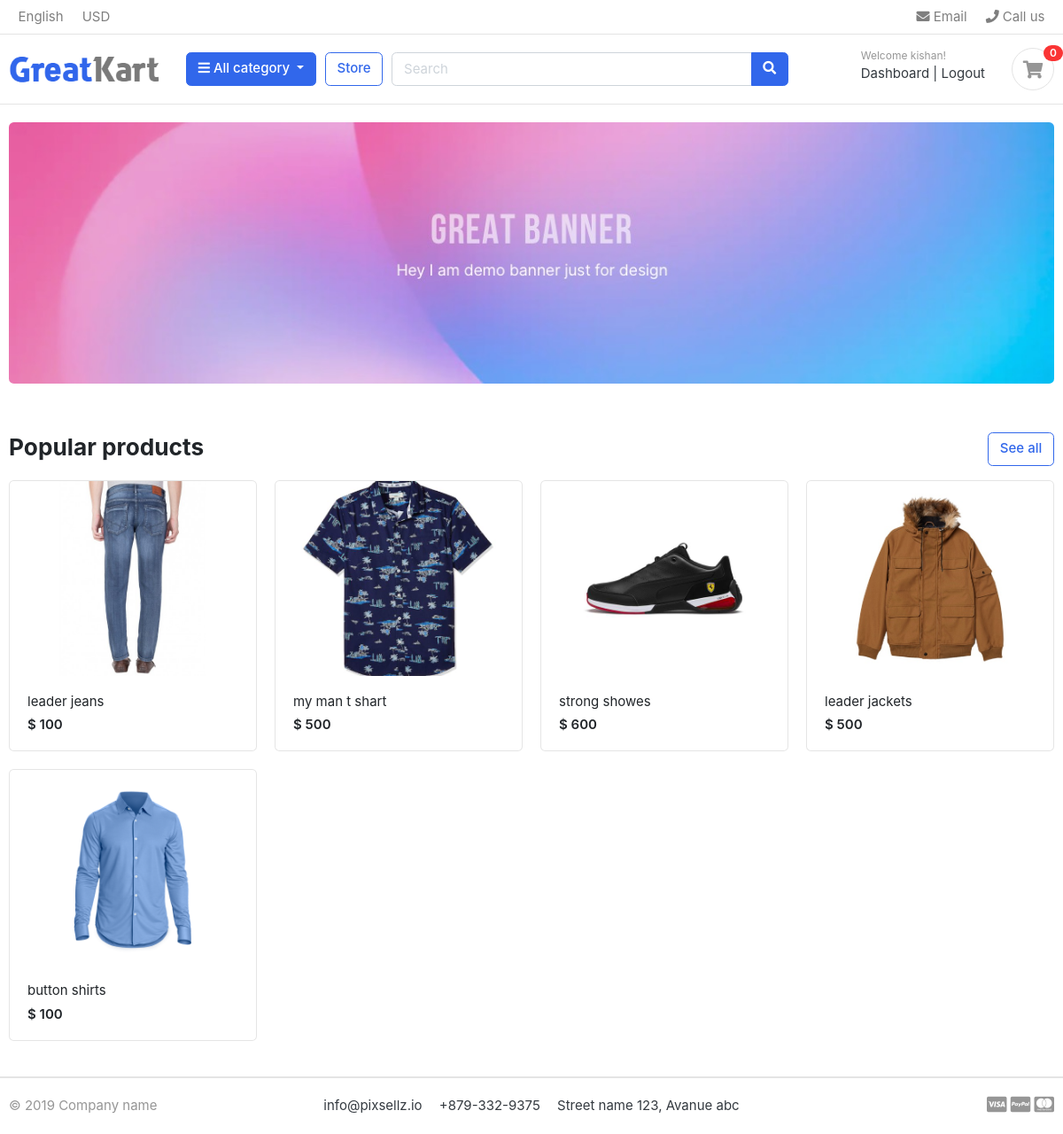
The app's page / (signed in) with its own data.
### accounts_app/models.py (models this page shows, shortened)
class Account(AbstractBaseUser):
    first_name = models.CharField(max_length=50)
    last_name = models.CharField(max_length=50)
    username = models.CharField(max_length=50, unique=True)
    email = models.EmailField(max_length=100, unique=True)
    phone_number = models.CharField(max_length=50)
    date_joined = models.DateTimeField(auto_now_add=True)
    last_login  = models.DateTimeField(auto_now_add =True)
    is_admin    = models.BooleanField(default=False)
    is_staff    = models.BooleanField(default = False)
    is_active   = models.BooleanField(default = False)
    is_superadmin = models.BooleanField(default=False)
    USERNAME_FIELD = 'email'
    REQUIRED_FIELDS = ['username', 'first_name', 'last_name']
    objects = MyAccountManager()

### store_app/models.py (models this page shows, shortened)
class Product(models.Model):
    product_name   = models.CharField(max_length=200, unique=True)
    slug           = models.SlugField(max_length=200, unique=True)
    description    = models.TextField(max_length=500, unique=True)
    price          = models.IntegerField()
    images         = models.ImageField(upload_to='photo/products')
    stock          = models.IntegerField()
    is_available   = models.BooleanField(default=True)
    category       = models.ForeignKey(Category, on_delete=models.CASCADE)
    created_date   = models.DateTimeField(auto_now_add=True)
    modified_date  = models.DateTimeField(auto_now=True)
    def get_url(self):
        return reverse('product_detail', args=[self.category.slug, self.slug])

### greatkart/views.py (the view)
# urls.py: 2. Add a URL to urlpatterns:  path('', views.home, name='home')
def home(request):
    product = Product.objects.all().filter(is_available=True)
    context = {
        'products': product,
    }
    return render(request, 'home.html', context)

### carts_app/context_processors.py (called while the page is built)
def counter(request):
    cart_count = 0
    if 'admin' in request.path:
        return {}
    else:
        try:
            cart = Cart.objects.filter(cart_id=_card_id(request))
            cart_items = CartItem.objects.all().filter(cart=cart[:1])
            for i in cart_items:
                cart_count = cart_count + i.quantity
        except Cart.DoesNotExist:
            cart_count = 0
    return dict(cart_count=cart_count)

### carts_app/views.py (called while the page is built)
def _card_id(request):
    cart = request.session.session_key
    if not cart:
        cart = request.session.create()
    return cart

### category_app/context_processors.py (called while the page is built)
def menu_links(request):
    links = Category.objects.all()
    return dict(links=links)

### category_app/models.py (called while the page is built)
    def get_url(self):
        return reverse('products_by_category', args=[self.slug])

### templates/home.html
{% extends "base.html" %}
{% load static %}
{% block content %}
<section class="section-intro padding-y-sm">
<div class="container">
<div class="intro-banner-wrap">
	<img src="{% static 'images/banners/1.jpg' %}" class="img-fluid rounded">
</div>
</div>
</section>
<section class="section-name padding-y-sm">
<div class="container">
<header class="section-heading">
	<a href="{% url 'store' %}" class="btn btn-outline-primary float-right">See all</a>
	<h3 class="section-title">Popular products</h3>
</header>
<div class="row">
	{% for i in products %}
	<div class="col-md-3">
		<div class="card card-product-grid">
			<a href="{{ i.get_url }}" class="img-wrap"> <img src="{{ i.images.url }}"> </a>
			<figcaption class="info-wrap">
				<a href="./product-detail.html" class="title">{{i.product_name}}</a>
				<div class="price mt-1">$ {{ i.price }}</div>
			</figcaption>
		</div>
	</div>
	{% endfor %}
</div>
</div>
</section>
{% endblock %}

### templates/includes/navbar.html (shortened to what this page needs)
{% load static %}
<header class="section-header">
    <nav class="navbar p-md-0 navbar-expand-sm navbar-light border-bottom">
        <div class="container">
            <div class="collapse navbar-collapse" id="navbarTop4">
                <ul class="navbar-nav mr-auto">
                    <li class="nav-item dropdown">
                        <a href="#" class="nav-link"> English </a>
                    </li>
                    <li class="nav-item dropdown">
                        <a href="#" class="nav-link"> USD </a>
                    </li>
                </ul>
                <ul class="navbar-nav">
                    <li><a href="#" class="nav-link"> <i class="fa fa-envelope"></i> Email </a></li>
                    <li><a href="#" class="nav-link"> <i class="fa fa-phone"></i> Call us </a></li>
                </ul>
            </div>
        </div>
    </nav>
    <section class="header-main border-bottom">
        <div class="container">
            <div class="row align-items-center">
                <div class="col-lg-2 col-md-3 col-6">
                    <a href="{% url 'home' %}" class="brand-wrap">
                        <img class="logo" src="{% static './images/logo.png' %}">
                    </a>
                </div>
                <div class="col-lg col-sm col-md col-6 flex-grow-0">
                    <div class="category-wrap dropdown d-inline-block float-right">
                        <button type="button" class="btn btn-primary dropdown-toggle" data-toggle="dropdown">
                            <i class="fa fa-bars"></i> All category
                        </button>
                    </div>
                </div>
                <a href="{% url 'store' %}" class="btn btn-outline-primary">Store</a>
                <div class="col-lg  col-md-6 col-sm-12 col">
                    <form action="{% url 'search' %}" class="search" method='GET'>
                        <div class="input-group w-100">
                            <input type="text" class="form-control" style="width:60%;" placeholder="Search" name="keyword">
                            <div class="input-group-append">
                                <button class="btn btn-primary" type="submit">
                                    <i class="fa fa-search"></i>
                                </button>
                            </div>
                        </div>
                    </form>
                </div>
                <div class="col-lg-3 col-sm-6 col-8 order-2 order-lg-3">
                    <div class="d-flex justify-content-end mb-3 mb-lg-0">
                        {% if user.id is None %}
                        <div class="widget-header">
                            <small class="title text-muted">Welcome guest!</small>
                            <div>
                                <a href="{% url 'login' %}">Sign in</a> <span class="dark-transp"> | </span>
                                <a href="{% url 'register' %}"> Register</a>
                            </div>
                        </div>
                        {% else %}
                        <div class="widget-header">
                            <small class="title text-muted">Welcome {{user.first_name}}!</small>
                            <div>
                                <a href="#"> Dashboard </a> <span class="dark-transp"> | </span>
                                <a href="{% url 'logout' %}"> Logout </a>
                            </div>
                        </div>
                        {% endif %}
                        <a href="{% url 'cart' %}" class="widget-header pl-3 ml-3">
                            <div class="icon icon-sm rounded-circle border"><i class="fa fa-shopping-cart"></i>
                            </div>
                            <span class="badge badge-pill badge-danger notify">{{cart_count}}</span>
                        </a>
                    </div>
                </div>
            </div>
        </div>
    </section>
</header>

### static/css/ui.css (style rules this page uses)
html { font-family: "Inter", sans-serif; font-size: 15px; }
.img-wrap { text-align: center; display: block; }
.img-wrap img { max-width: 100%; }
.icon-xs, .icon-sm, .icon-md, .icon-lg { display: inline-block; text-align: center; flex-shrink: 0; flex-grow: 0; }
.icon-sm { width: 48px; height: 48px; line-height: 48px !important; font-size: 20px; }
.padding-y-sm { padding-top: 20px; padding-bottom: 20px; }
.section-heading { margin-bottom: 20px; margin-top: 15px; }
.section-title { color: #212529; }
.header-main { position: relative; padding-top: 1rem; padding-bottom: 1rem; }
.brand-wrap .logo, .navbar-brand .logo { margin-right: 7px; max-height: 42px; display: inline-block; }
.widget-header { display: inline-block; vertical-align: middle; position: relative; }
.widget-header a { color: #343a40; }
.widget-header i { color: #969696; }
.widget-header .title { display: block; }
.widget-header .notify { position: absolute; top: -3px; right: -10px; }
[class*=card-product] a.title { color: #212529; display: block; }
[class*=card-product] .img-wrap { overflow: hidden; position: relative; }
[class*=card-product] .img-wrap img { height: 100%; max-width: 100%; width: auto; display: inline-block; -o-object-fit: cover; object-fit: cover; }
.card-product-grid { margin-bottom: 20px; }
.card-product-grid .img-wrap { border-radius: 0.2rem 0.2rem 0 0; height: 220px; }
.card-product-grid .info-wrap { overflow: hidden; padding: 18px 20px; }
.card .img-wrap { overflow: hidden; }
.notify { position: absolute; top: -4px; right: -10px; display: inline-block; padding: 0.25em 0.6em; font-size: 12px; line-height: 1; text-align: center; border-radius: 3rem; color: #fff; background-color: #fa3434; }
.price { font-weight: 600; color: #212529; }

### records on screen
Account: first_name "kishan"
Product: images (picture), product_name "leader jeans", price "100"
Product: images (picture), product_name "my man t shart", price "500"
Product: images (picture), product_name "strong showes", price "600"
Product: images (picture), product_name "leader jackets", price "500"
Product: images (picture), product_name "button shirts", price "100"

### other values on screen
{{ cart_count }} "0"
